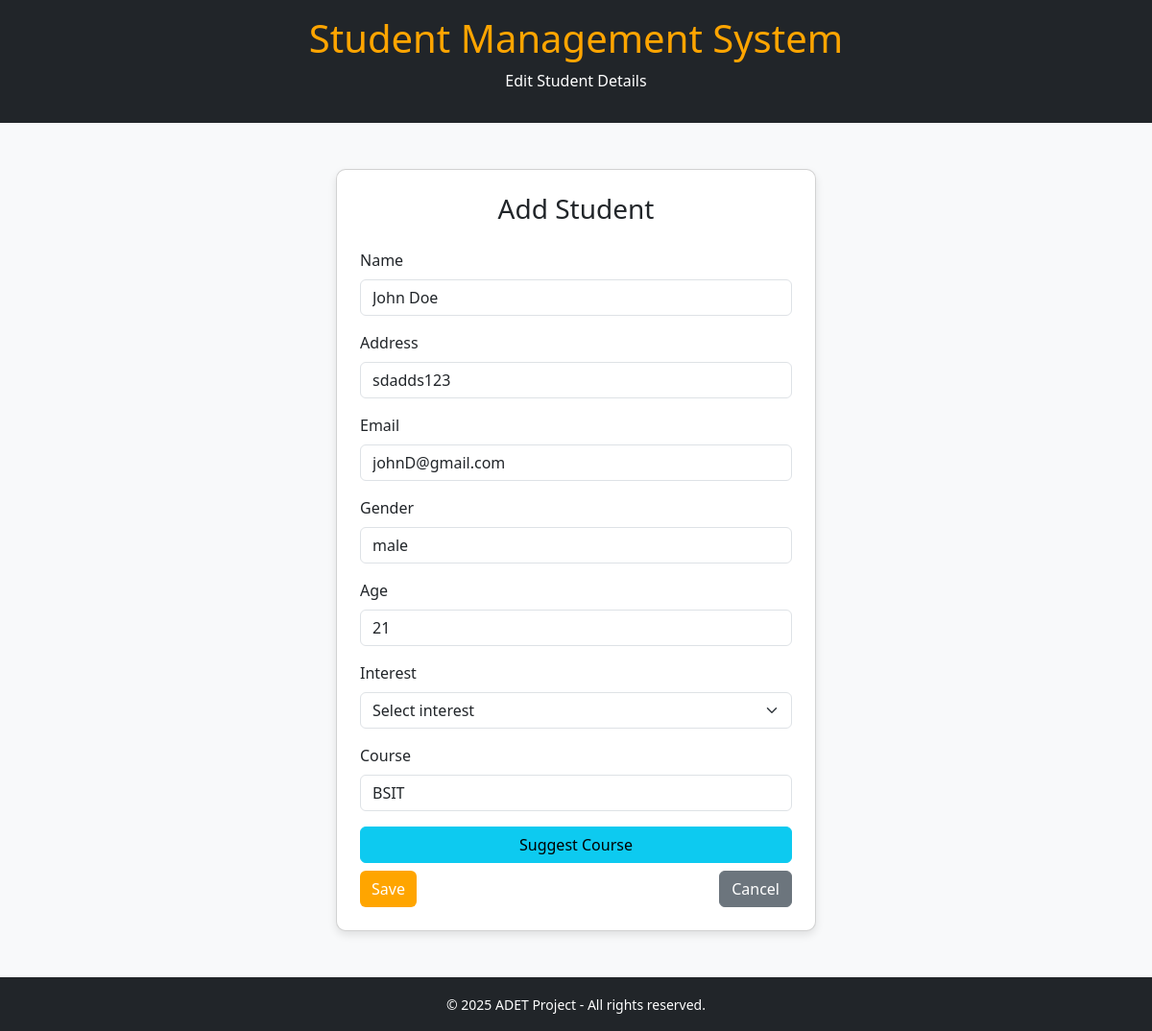
The app's page /edit/10/, older data.
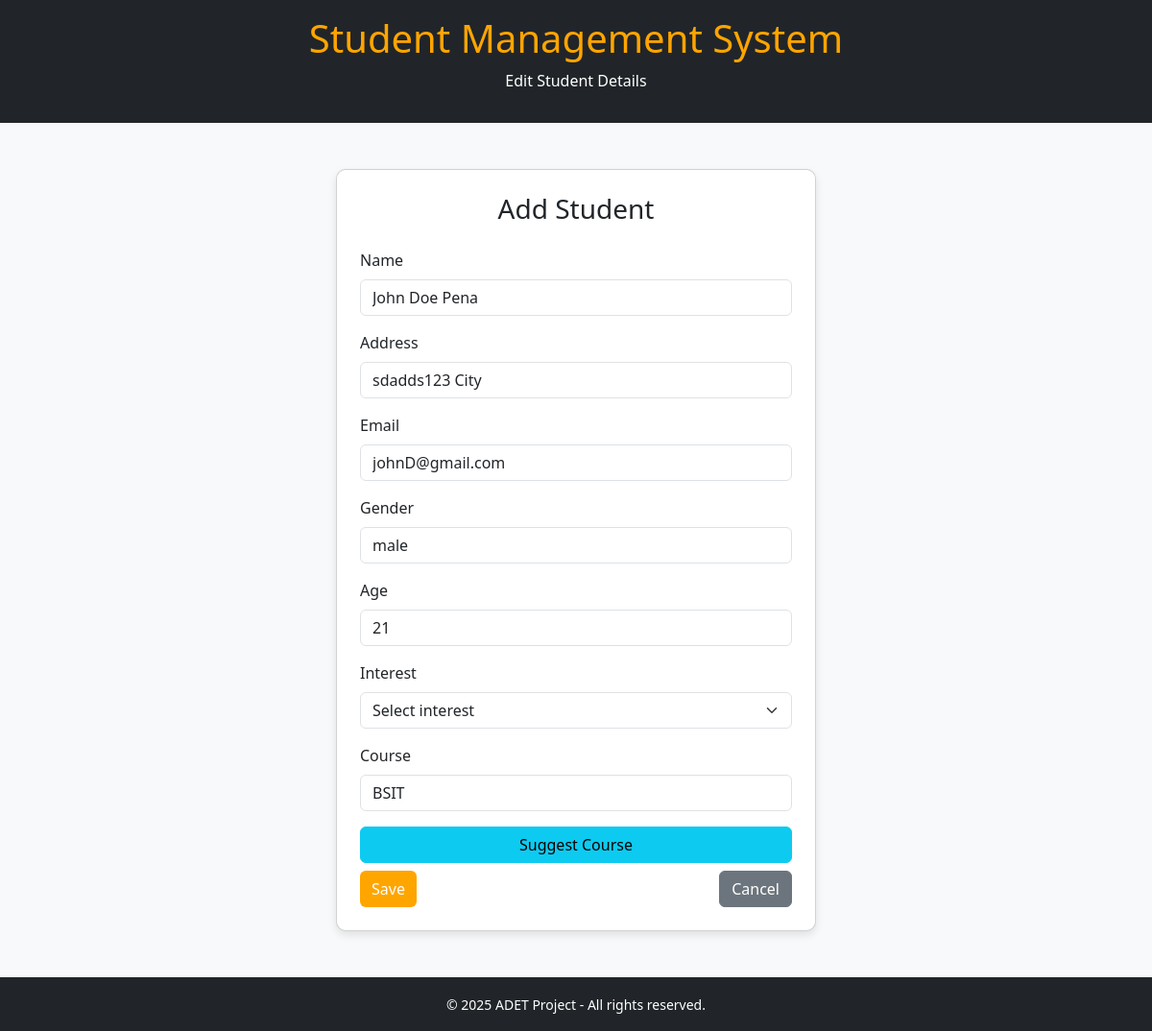
The same page, newer data.
### students/models.py (models this page shows, shortened)
class StudentInfo(models.Model):
    name = models.CharField(max_length=100, blank=True, default="")
    address = models.CharField(max_length=250, blank=True, default="")
    email = models.EmailField(max_length=100, blank=True, default="")
    gender = models.CharField(
        max_length=10,
        default="",
        choices=[
            ('Male', 'male'),
            ('Female', 'female')
        ]
    )
    age = models.IntegerField(default=0, blank=True)
    interest = models.CharField(max_length=200, blank=True, default="")
    course = models.CharField(max_length=100, blank=True, default="")

### students/views.py (the view)
# urls.py: path('edit/<int:pk>/', views.edit_students, name='edit_students'),
def edit_students(request, pk):
    student = get_object_or_404(StudentInfo, pk=pk)
    if request.method == 'POST':
        form = StudentForm(request.POST, instance=student)
        if form.is_valid():
            old_obj = StudentInfo.objects.get(pk=student.pk)
            updated_student = form.save(commit=False)
            changes = []
            for field in form.changed_data:
                old_value = getattr(old_obj, field)
                new_value = getattr(updated_student, field)
                if old_value != new_value:
                    changes.append(f"Changed the {field} of {old_obj.name} from {old_value} to {new_value}")
            updated_student.save()
            if changes:
                log_student_action(request.user, updated_student, CHANGE, ", ".join(changes))
            messages.success(request, f"Student '{student.name}' updated successfully!")
            return redirect('home')
    else:
        form = StudentForm(instance=student)
        form.fields['interest'].choices = INTEREST_CHOICES
    return render(request, 'students/form.html', {'form': form, 'title': 'Edit Student'})

### students/forms.py
class StudentForm(forms.ModelForm):
    class Meta:
        model = StudentInfo
        fields = '__all__'

### students/templates/students/form.html (shortened to what this page needs)
<!DOCTYPE html>
<html lang="en">
<head>
    <link href="https://cdn.jsdelivr.net/npm/bootstrap@5.3.3/dist/css/bootstrap.min.css" rel="stylesheet" />
</head>
<body>
    <header class="bg-dark text-white text-center py-3">
        <h1>Student Management System</h1>
        <p>{% if form.instance.pk %}Edit{% else %}Add{% endif %} Student Details</p>
    </header>
    <div class="container mt-5">
        <div class="card p-4 mx-auto" style="max-width: 500px;">
            <h3 class="text-center mb-4" id="pageTitle">Add Student</h3>
            <form method="post">
                {% for field in form %}
                <div class="mb-3">
                    <label class="form-label">{{ field.label }}</label>
                    {% if field.name == 'name' %}
                    <input type="text" class="form-control" name="{{ field.name }}" id="id_{{ field.name }}" placeholder="Ex. Juan Dela Cruz" value="{{ field.value|default:'' }}" />
                    {% elif field.name == 'address' %}
                    <input type="text" class="form-control" name="{{ field.name }}" id="id_{{ field.name }}" placeholder="Ex. 123 poblacion St., Malabon City" value="{{ field.value|default:'' }}" />
                    {% elif field.name == 'email' %}
                    <input type="email" class="form-control" name="{{ field.name }}" id="id_{{ field.name }}" placeholder="Ex. juan@gmail.com" value="{{ field.value|default:'' }}" />
                    {% elif field.name == 'interest' %}
                    <select class="form-select" name="{{ field.name }}" id="id_{{ field.name }}">
                        <option value="">Select interest</option>
                    </select>
                    {% else %}
                    {{ field }}
                    {% endif %}
                </div>
                {% endfor %}
                <div class="mt-3">
                    <button type="button" class="btn btn-info w-100" onclick="suggestCourse()">Suggest Course</button>
                </div>
                <div class="d-flex justify-content-between">
                    <button type="submit" class="btn btn-success">Save</button>
                    <a href="{% url 'home' %}" class="btn btn-secondary">Cancel</a>
                </div>
            </form>
        </div>
    </div>
    <footer class="bg-dark text-white text-center py-3 mt-5">
        <small>© 2025 ADET Project - All rights reserved.</small>
    </footer>
</body>
</html>

Row changes from the older to the newer data that the page shows:
changed StudentInfo "johnD@gmail.com": name "John Doe" → "John Doe Pena"; address "sdadds123" → "sdadds123 City"
